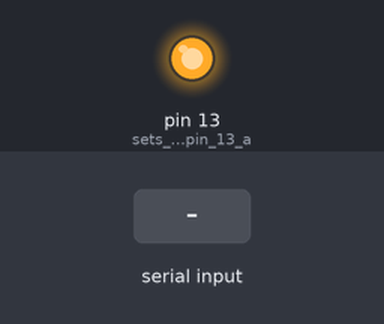
Simulated run of this sketch. Board: Arduino Uno, built with avr-gcc and run on an emulated ATmega328P. Shown: output pins drawn as LEDs (lit = HIGH). Inputs (shaded band) come from the test bench. What the sketch prints to the serial monitor is not drawn.

Above: at 1.2 s.
1.3 s: byte 30 received over Serial
2.8 s: byte 90 received over Serial
4.3 s: byte 120 received over Serial
Timing chart, 0 to 7.3 s (numbered marks = the images above; inputs shaded):
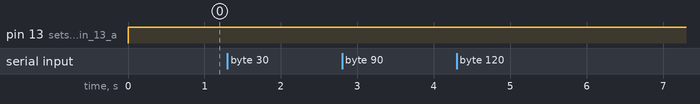

Measured:
- after the input at 1.3 s, every drawn part: stays the same
- after the input at 2.8 s, every drawn part: stays the same
- after the input at 4.3 s, every drawn part: stays the same

The sketch:

B_UART_ControlLED.ino
```cpp
/*
  00_UART_HelloWorld

  Evaluates the capability of UART communication
*/

char incomingByte = 0;   // for incoming serial data

void setup() {
  Serial.begin(9600);
  Serial.println("Geben Sie ein Zeichen ein und danach [Enter]");
  pinMode(13, OUTPUT);          // sets the digital pin 13 as output
}

void loop() {
  if (Serial.available() > 0) {
    incomingByte = Serial.read();
    Serial.print("Buchstabe gelesen ");
    Serial.write(incomingByte);
    Serial.println();
  }

  digitalWrite(13, HIGH);
}
```
